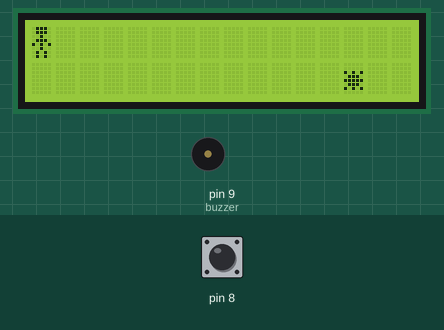
Bench run of a sketch on a simulated Arduino Uno, built with avr-gcc and run on an emulated ATmega328P. Shown: 16×2 character LCD, buzzer (waves = sounding). The inputs (shaded band) are chosen by the test bench; at power-on: pin 8 HIGH. Random numbers use the default seed unless the sketch sets one.

Above: at 1.2 s.
1.3 s: pin 8 pulled LOW for 0.65 s
At 1.37 s:
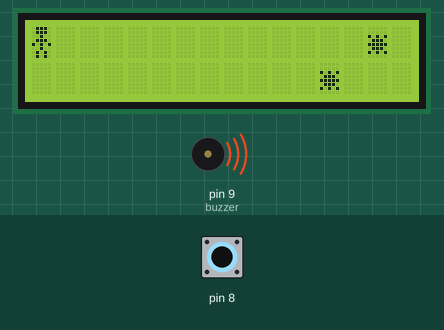
At 2.68 s:
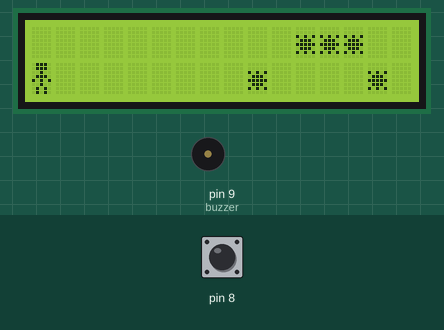
3.5 s: pin 8 pulled LOW for 3.2 s
At 9.3 s:
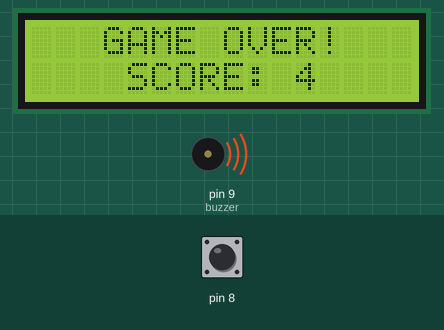
Timing chart, 0 to 27.2 s (numbered marks = the images above; inputs shaded):
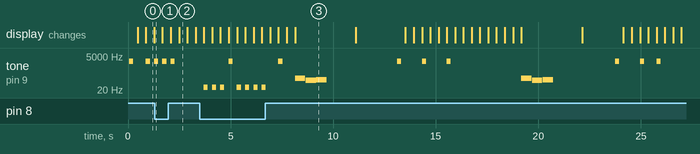

The sketch:

bombs.ino
```cpp
#include <LiquidCrystal.h>
#include "pitches.h"
LiquidCrystal lcd(2,3,4,5,6,7);

const int buzzer = 9;

int playerPos = 0;
int playerRow = 0;
int currentBulletPos;
int currentBulletRow;

int bulletsPos[10];
int bulletsRow[10];
int numOfBullets = 0;

int score = 0;
String scoreTxt = "SCORE: ";
bool death = false;

byte player[]={
  B01110,
  B01110,
  B00100,
  B01110,
  B10101,
  B00100,
  B01010,
  B01010
};

byte bullet[]={
  B00000,
  B00000,
  B10101,
  B01110,
  B11111,
  B01110,
  B10101,
  B00000
};

void setup() {
  Serial.begin(9600);
  pinMode(8,INPUT_PULLUP);
  lcd.createChar(0,player);
  lcd.createChar(1,bullet);
  lcd.begin(16,2);
  lcd.setCursor(playerPos,0);
  lcd.write(byte(0));
  for (size_t i = 0; i < 10; i++)
  {
    bulletsPos[i] = -1;
    bulletsRow[i] = -1;
  }
}

void PlayTune(int type){
  //0 - step soung
  //1 - switch lane
  //2- death
  switch(type){
    case 0:
      tone(buzzer, NOTE_C7, 200);
    return;
    case 1:
      tone(buzzer, NOTE_B0, 200);
    return;
    case 2:
      tone(buzzer, NOTE_C3,500);
      delay(520);
      noTone(buzzer);
      tone(buzzer, NOTE_G2,500);
      delay(520);
      noTone(buzzer);
      tone(buzzer, NOTE_A2,500);
      delay(520);
      noTone(buzzer);
    return;
  }

}

void ChangeLane(){
  playerRow = (playerRow == 0)? 1:0;
}

void ShootBullet(){
  int rand = random(1,100);
  if(rand > 75){
    if (numOfBullets<10){
      for (size_t i = 0; i < 10; i++){
        if(bulletsPos[i]== -1){
          PlayTune(0);
          bulletsPos[i] = 15;
          bulletsRow[i] = (rand %2 == 0) ? 0:1;
          numOfBullets++;
          break;
        }
      }
    }
  }
}

void DestroyBullet(){
  for (size_t i = 0; i < 10; i++){
    if(bulletsPos[i] == 0){
      bulletsPos[i] = -1;
      bulletsRow[i] = -1;
      numOfBullets--;
      score++;
    }
  }
}


void CalculateBulletsPos(){
  bool done = false;
  lcd.clear();
  lcd.setCursor(playerPos,playerRow);
  lcd.write(byte(0));
  while(!done){
    for (size_t i = 0; i < 10; i++)
    {
      if(bulletsPos[i] != -1){
        bulletsPos[i] -= 1;
        lcd.setCursor(bulletsPos[i],bulletsRow[i]);
        if(bulletsPos[i] == 0 && bulletsRow[i] == playerRow){
          death = true;
        }
        lcd.write(byte(1));
      }
      if( i == 9) done = true;
    }
  }

}

void loop() {
  if(digitalRead(8) == LOW){
    ChangeLane();
    PlayTune(1);
  }
  CalculateBulletsPos();
  DestroyBullet();
  ShootBullet();
  if(death){
    Death();
    PlayTune(2);
    delay(1000);
  }
  delay(400);
}

void Death(){
  lcd.clear();
  lcd.setCursor(3,0);
  lcd.print("GAME OVER!");
  lcd.setCursor(4,1);
  String scoreString = scoreTxt + (score-1);
  lcd.print(scoreString);
  Reset();
  death = false;
}

void Reset(){
  score = 0;
  for (size_t i = 0; i < 10; i++)
  {
    bulletsPos[i] = -1;
    bulletsRow[i] = -1;
  }
}
```

pitches.h
```cpp
#define NOTE_B0  31
#define NOTE_C1  33
#define NOTE_CS1 35
#define NOTE_D1  37
#define NOTE_DS1 39
#define NOTE_E1  41
#define NOTE_F1  44
#define NOTE_FS1 46
#define NOTE_G1  49
#define NOTE_GS1 52
#define NOTE_A1  55
#define NOTE_AS1 58
#define NOTE_B1  62
#define NOTE_C2  65
#define NOTE_CS2 69
#define NOTE_D2  73
#define NOTE_DS2 78
#define NOTE_E2  82
#define NOTE_F2  87
#define NOTE_FS2 93
#define NOTE_G2  98
#define NOTE_GS2 104
#define NOTE_A2  110
#define NOTE_AS2 117
#define NOTE_B2  123
#define NOTE_C3  131
#define NOTE_CS3 139
#define NOTE_D3  147
#define NOTE_DS3 156
#define NOTE_E3  165
#define NOTE_F3  175
#define NOTE_FS3 185
#define NOTE_G3  196
#define NOTE_GS3 208
#define NOTE_A3  220
#define NOTE_AS3 233
#define NOTE_B3  247
#define NOTE_C4  262
#define NOTE_CS4 277
#define NOTE_D4  294
#define NOTE_DS4 311
#define NOTE_E4  330
#define NOTE_F4  349
#define NOTE_FS4 370
#define NOTE_G4  392
#define NOTE_GS4 415
#define NOTE_A4  440
#define NOTE_AS4 466
#define NOTE_B4  494
#define NOTE_C5  523
#define NOTE_CS5 554
#define NOTE_D5  587
#define NOTE_DS5 622
#define NOTE_E5  659
#define NOTE_F5  698
#define NOTE_FS5 740
#define NOTE_G5  784
#define NOTE_GS5 831
#define NOTE_A5  880
#define NOTE_AS5 932
#define NOTE_B5  988
#define NOTE_C6  1047
#define NOTE_CS6 1109
#define NOTE_D6  1175
#define NOTE_DS6 1245
#define NOTE_E6  1319
#define NOTE_F6  1397
#define NOTE_FS6 1480
#define NOTE_G6  1568
#define NOTE_GS6 1661
#define NOTE_A6  1760
#define NOTE_AS6 1865
#define NOTE_B6  1976
#define NOTE_C7  2093
#define NOTE_CS7 2217
#define NOTE_D7  2349
#define NOTE_DS7 2489
#define NOTE_E7  2637
#define NOTE_F7  2794
#define NOTE_FS7 2960
#define NOTE_G7  3136
#define NOTE_GS7 3322
#define NOTE_A7  3520
#define NOTE_AS7 3729
#define NOTE_B7  3951
#define NOTE_C8  4186
#define NOTE_CS8 4435
#define NOTE_D8  4699
#define NOTE_DS8 4978
#define REST 0
```

Measured:
- by itself, tone on pin 9 (buzzer): plays 31 Hz for 0.20 s, 31 Hz for 0.20 s, 31 Hz for 0.20 s, 2093 Hz for 0.20 s, 31 Hz for 0.20 s, 31 Hz for 0.20 s … (21 notes in this stretch)
- what the display in image 0 shows lasts 0.4 s, from 0.9 s to 1.3 s
